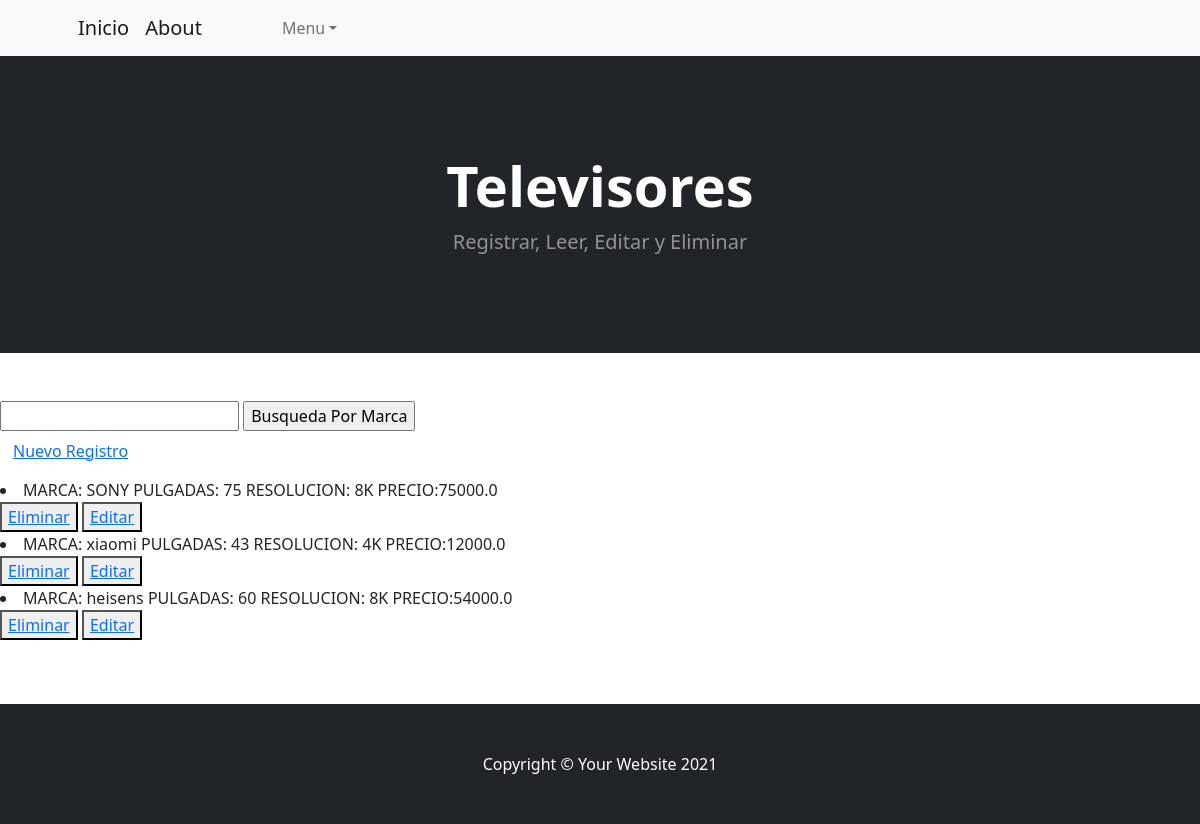
Screenshot of /AppTecno/leerTelevisores with the database file from the repository.
### AppTecno/models.py (models this page shows)
class Televisores(models.Model):
    marca = models.CharField(max_length=10)
    pulgadas = models.IntegerField()
    resolusion = models.CharField(max_length=10)
    precio = models.FloatField()
    def __str__(self):
        return f"MARCA: {self.marca} PULGADAS: {self.pulgadas} RESOLUCION: {self.resolusion} PRECIO:{self.precio}"

### AppTecno/views.py (the view)
# urls.py: path('leerTelevisores',views.leerTelevisores,name="LeerTelevisores"),
def leerTelevisores (request):
    televisores = Televisores.objects.all()
    contexto = {"televisores":televisores}
    return render (request, "AppTecno/leerTelevisores.html", contexto)

### AppTecno/templates/AppTecno/leerTelevisores.html (shortened to what this page needs)
{%extends "AppInicio/base.html"%}
{%load static%}
{%block head%}
<h1 class="display-4 fw-bolder">Televisores</h1>
<p class="lead fw-normal text-white-50 mb-0">Registrar, Leer, Editar y Eliminar</p>
{%endblock%}
{%block contenido%}
    <form action="/AppTecno/buscarTelevisor/" method="GET">
        <input type="text" name="marca" id="marca">
        <input type="submit" value="Busqueda Por Marca">
    </form>
    <h3>
        <button type="button" class="btn btn-link">
        <a href="{% url 'TelevisoresRegistro' %}">Nuevo Registro</a>
        </button>
    </h3>
    {% for l in televisores %}
        <li>{{l}}</li>
        <button>
            <a href="{% url 'EliminarTelevisor' l.id %}">Eliminar</a>
        </button>
        <button>
            <a href="{% url 'EditTel' l.id %}">Editar</a>
        </button>
    {% endfor %}
{%endblock%}

### rows the page displays
Televisores: marca+pulgadas+resolusion "MARCA: SONY PULGADAS: 75 RESOLUCION: 8K PRECIO:75000.0"
Televisores: marca+pulgadas+resolusion "MARCA: xiaomi PULGADAS: 43 RESOLUCION: 4K PRECIO:12000.0"
Televisores: marca+pulgadas+resolusion "MARCA: heisens PULGADAS: 60 RESOLUCION: 8K PRECIO:54000.0"
